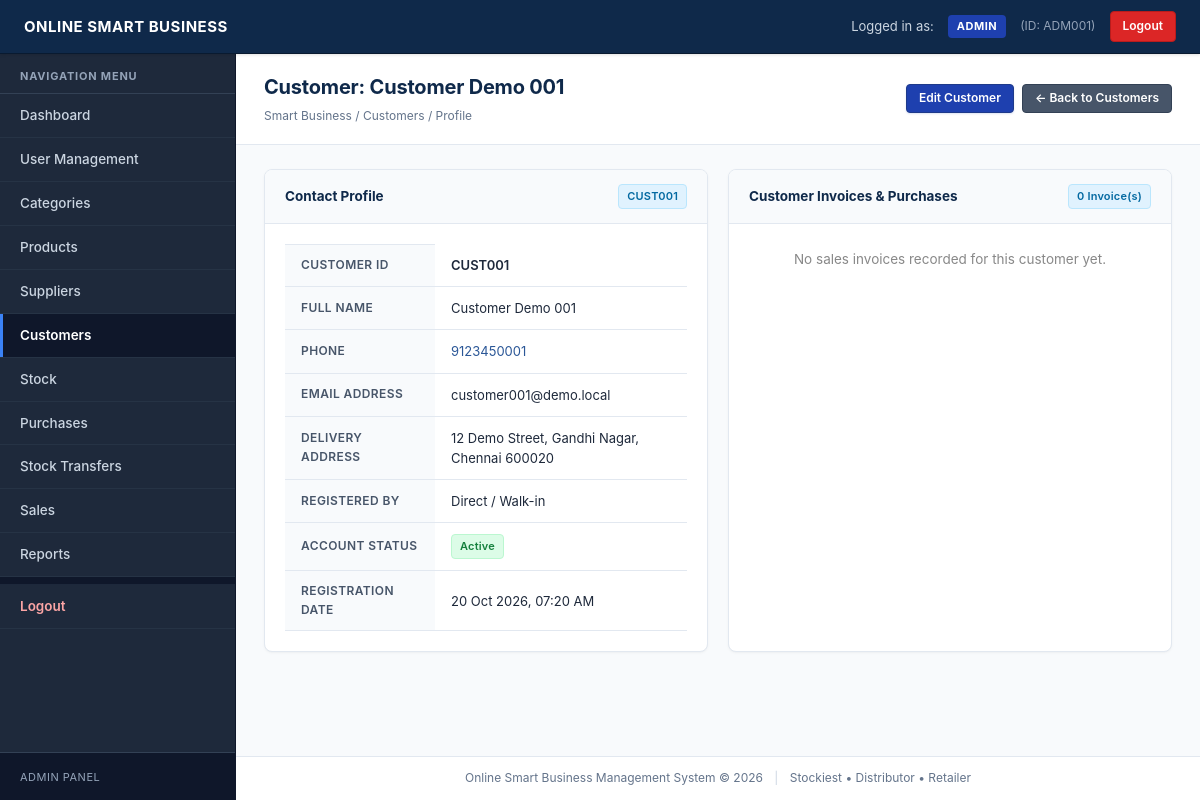
The page /customers/view.php?id=8 (signed in) on the database its author committed.
### tables this page shows
CREATE TABLE IF NOT EXISTS `customers` (
    `id` INT(11) NOT NULL AUTO_INCREMENT,
    `customer_id` VARCHAR(50) NOT NULL UNIQUE,
    `customer_name` VARCHAR(100) NOT NULL,
    `phone` VARCHAR(20) NOT NULL,
    `email` VARCHAR(100) DEFAULT NULL,
    `address` TEXT DEFAULT NULL,
    `created_by` INT(11) DEFAULT NULL,
    `status` ENUM('Active', 'Inactive') DEFAULT 'Active',
    `created_at` TIMESTAMP NOT NULL DEFAULT CURRENT_TIMESTAMP,
    PRIMARY KEY (`id`),
    KEY `fk_customers_created_by` (`created_by`),
    CONSTRAINT `fk_customers_created_by` FOREIGN KEY (`created_by`) REFERENCES `users` (`id`) ON DELETE SET NULL ON UPDATE CASCADE
);

### includes/auth.php (called while the page is built, shortened)
<?php
function e($str) {
    return htmlspecialchars((string)($str ?? ''), ENT_QUOTES, 'UTF-8');
}
?>

### customers/view.php (the view, shortened to what this page needs)
<?php
require_once '../config/database.php';
require_once '../includes/auth.php';
$id = (int)($_GET['id'] ?? 0);
$stmt = mysqli_prepare($conn, "SELECT c.*, u.full_name as created_by_name, u.user_id as creator_user_id
                               FROM customers c
                               LEFT JOIN users u ON c.created_by = u.id
                               WHERE c.id = ? LIMIT 1");
mysqli_stmt_bind_param($stmt, "i", $id);
mysqli_stmt_execute($stmt);
$res = mysqli_stmt_get_result($stmt);
$customer = mysqli_fetch_assoc($res);
$sales_query = "SELECT s.*, u.full_name as seller_name
                FROM sales s
                JOIN users u ON s.user_id = u.id
                WHERE s.customer_id = ?
                ORDER BY s.sale_date DESC";
$s_stmt = mysqli_prepare($conn, $sales_query);
mysqli_stmt_bind_param($s_stmt, "i", $id);
mysqli_stmt_execute($s_stmt);
$sales_res = mysqli_stmt_get_result($s_stmt);
include '../includes/header.php';
?>
<div class="page-header">
    <div>
        <h1>Customer: <?php echo e($customer['customer_name']); ?></h1>
        <div class="page-breadcrumb">Smart Business / Customers / Profile</div>
    </div>
    <div style="display: flex; gap: 8px;">
        <a href="edit.php?id=<?php echo e($customer['id']); ?>" class="btn btn-primary btn-sm">Edit Customer</a>
        <a href="index.php" class="btn btn-secondary btn-sm">&larr; Back to Customers</a>
    </div>
</div>
<div class="page-content">
    <div class="grid-row">
        <div class="grid-col-6">
            <div class="card">
                <div class="card-header">
                    <span>Contact Profile</span>
                    <span class="badge badge-info"><?php echo e($customer['customer_id']); ?></span>
                </div>
                <div class="card-body">
                    <table class="data-table">
                        <tr>
                            <th style="width: 150px;">Customer ID</th>
                            <td><strong><?php echo e($customer['customer_id']); ?></strong></td>
                        </tr>
                        <tr>
                            <th>Full Name</th>
                            <td><?php echo e($customer['customer_name']); ?></td>
                        </tr>
                        <tr>
                            <th>Phone</th>
                            <td><a href="tel:<?php echo e($customer['phone']); ?>" style="color:#2b5797; text-decoration:none;"><?php echo e($customer['phone']); ?></a></td>
                        </tr>
                        <tr>
                            <th>Email Address</th>
                            <td><?php echo e($customer['email'] ?? '—'); ?></td>
                        </tr>
                        <tr>
                            <th>Delivery Address</th>
                            <td><?php echo nl2br(e($customer['address'] ?? '—')); ?></td>
                        </tr>
                        <tr>
                            <th>Registered By</th>
                            <td>
                                <?php if (!empty($customer['created_by_name'])): ?>
                                    <?php echo e($customer['created_by_name']); ?> (<?php echo e($customer['creator_user_id']); ?>)
                                <?php else: ?>
                                    Direct / Walk-in
                                <?php endif; ?>
                            </td>
                        </tr>
                        <tr>
                            <th>Account Status</th>
                            <td>
                                <?php if ($customer['status'] === 'Active'): ?>
                                    <span class="badge badge-success">Active</span>
                                <?php else: ?>
                                    <span class="badge badge-danger">Inactive</span>
                                <?php endif; ?>
                            </td>
                        </tr>
                        <tr>
                            <th>Registration Date</th>
                            <td><?php echo date('d M Y, h:i A', strtotime($customer['created_at'])); ?></td>
                        </tr>
                    </table>
                </div>
            </div>
        </div>
        <div class="grid-col-6">
            <div class="card">
                <div class="card-header">
                    <span>Customer Invoices &amp; Purchases</span>
                    <span class="badge badge-info"><?php echo mysqli_num_rows($sales_res); ?> Invoice(s)</span>
                </div>
                <div class="card-body" style="padding: 0;">
                    <?php if (mysqli_num_rows($sales_res) === 0): ?>
                        <div style="padding: 25px; text-align: center; color: #888;">
                            No sales invoices recorded for this customer yet.
                        </div>
                    <?php endif; ?>
                </div>
            </div>
        </div>
    </div>
</div>
<?php
include '../includes/footer.php';
?>

### assets/css/style.css (style rules this page uses)
html, body { height: 100%; }
*, *::before, *::after { margin: 0; padding: 0; box-sizing: border-box; }
body { font-family: -apple-system, BlinkMacSystemFont, "Segoe UI", Roboto, "Helvetica Neue", Arial, sans-serif; font-size: 13.5px; line-height: 1.55; color: #1e293b; background-color: #f8fafc; -webkit-font-smoothing: antialiased; -moz-osx-font-smoothing: grayscale; }
.btn { display: inline-block; padding: 9px 16px; font-size: 13px; font-family: inherit; font-weight: 600; text-align: center; text-decoration: none; border: 1px solid transparent; border-radius: 5px; cursor: pointer; transition: all 0.15s ease; line-height: 1.4; }
.btn-primary { background-color: #1e40af; color: #ffffff; border-color: #1e3a8a; box-shadow: 0 1px 2px rgba(30, 64, 175, 0.15); }
.btn-secondary { background-color: #475569; color: #ffffff; border-color: #334155; }
.btn-sm { padding: 5px 12px; font-size: 12px; border-radius: 4px; }
.page-header { background-color: #ffffff; padding: 18px 28px; border-bottom: 1px solid #e2e8f0; display: flex; justify-content: space-between; align-items: center; width: 100%; box-sizing: border-box; flex-shrink: 0; }
.page-header h1 { font-size: 20px; font-weight: 700; color: #0f294a; margin: 0; letter-spacing: -0.2px; }
.page-breadcrumb { font-size: 12px; color: #64748b; margin-top: 4px; }
.page-content { padding: 24px 28px; flex: 1 0 auto; width: 100%; box-sizing: border-box; }
.card { background: #ffffff; border: 1px solid #e2e8f0; border-radius: 8px; margin-bottom: 24px; box-shadow: 0 1px 3px 0 rgba(0, 0, 0, 0.04), 0 1px 2px -1px rgba(0, 0, 0, 0.04); display: flex; flex-direction: column; overflow: hidden; width: 100%; box-sizing: border-box; }
.card-header { background-color: #f8fafc; border-bottom: 1px solid #e2e8f0; padding: 14px 20px; font-weight: 700; font-size: 13.5px; color: #0f294a; display: flex; justify-content: space-between; align-items: center; }
.card-body { padding: 20px; flex: 1; }
.grid-row { display: grid; grid-template-columns: repeat(2, minmax(0, 1fr)); gap: 20px; margin-bottom: 24px; width: 100%; box-sizing: border-box; }
.grid-col-6 { min-width: 0; display: flex; flex-direction: column; }
.grid-col-6 .card { flex: 1; display: flex; flex-direction: column; margin-bottom: 0; height: 100%; }
.grid-col-6 .card .card-body { flex: 1; }
.data-table { width: 100%; border-collapse: collapse; font-size: 13px; color: #1e293b; margin: 0; }
.data-table th, .data-table td { padding: 11px 16px; border-bottom: 1px solid #e2e8f0; text-align: left; vertical-align: middle; }
.data-table th { background-color: #f8fafc; font-weight: 600; font-size: 12px; color: #475569; text-transform: uppercase; letter-spacing: 0.4px; border-top: 1px solid #e2e8f0; }
.data-table td strong { font-weight: 600; }
.badge { display: inline-block; padding: 3px 8px; font-size: 11px; font-weight: 600; border-radius: 4px; letter-spacing: 0.2px; }
.badge-success { background-color: #dcfce7; color: #15803d; border: 1px solid #bbf7d0; }
.badge-info { background-color: #e0f2fe; color: #0369a1; border: 1px solid #bae6fd; }

### rows shown on the page
customers: customer_name "Customer Demo 001", customer "CUST001", phone "9123450001", email "customer001@demo.local", address "12 Demo Street, Gandhi Nagar, Chennai 600020", created_at "20 Oct 2026, 07:20 AM"

### other values the page prints
$current_user['role_name'] "ADMIN"
$current_user['user_id'] "ADM001"
mysqli_num_rows($sales_res) "0"
